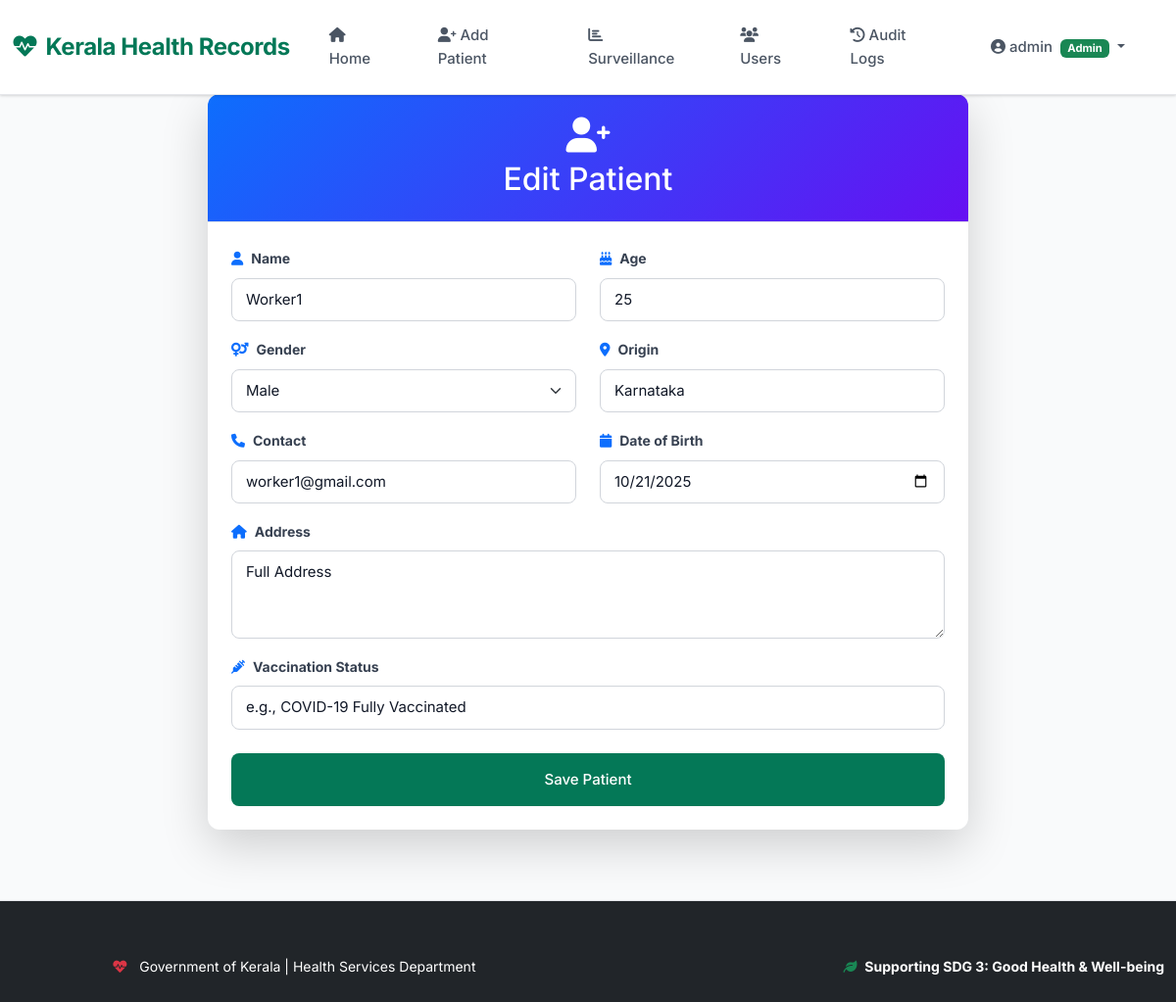
Page /edit_patient/1 (signed in) on the committed database.
### app.py (models this page shows)
class User(UserMixin, db.Model):
    id = db.Column(db.Integer, primary_key=True)
    username = db.Column(db.String(20), unique=True, nullable=False)
    email = db.Column(db.String(120), unique=True, nullable=False)
    password = db.Column(db.String(60), nullable=False)
    role = db.Column(db.String(20), nullable=False)  # 'admin', 'doctor', 'migrant'

class Patient(db.Model):
    id = db.Column(db.Integer, primary_key=True)
    name = db.Column(db.String(100), nullable=False)
    age = db.Column(db.Integer, nullable=False)
    gender = db.Column(db.String(10), nullable=False)
    origin = db.Column(db.String(100), nullable=False)
    contact = db.Column(db.String(20))
    dob = db.Column(db.Date)
    address = db.Column(db.Text)
    vaccination_status = db.Column(db.String(50))
    occupation = db.Column(db.String(50))
    arrival_date = db.Column(db.Date)
    employer = db.Column(db.String(100))
    user_id = db.Column(db.Integer, db.ForeignKey('user.id'))
    records = db.relationship('HealthRecord', backref='patient', lazy=True, cascade="all, delete-orphan")

### app.py (the view, shortened to what this page needs)
@app.route('/edit_patient/<int:patient_id>', methods=['GET', 'POST'])
@login_required
def edit_patient(patient_id):
    if current_user.role not in ['admin', 'doctor']: return redirect(url_for('home'))
    patient = Patient.query.get_or_404(patient_id)
    form = PatientForm(obj=patient)
    return render_template('add_patient.html', form=form, title='Edit Patient')

### app.py (called while the page is built)
@login_manager.user_loader
def load_user(user_id):
    return User.query.get(int(user_id))

### templates/add_patient.html (shortened to what this page needs)
{% extends "base.html" %}
{% block content %}
<div class="row justify-content-center mt-4">
    <div class="col-lg-8">
        <div class="card shadow-lg border-0">
            <div class="card-header text-center py-4" style="background: linear-gradient(135deg, #0d6efd, #6610f2);">
                <i class="fas fa-user-plus fa-2x text-white mb-2"></i>
                <h2 class="text-white mb-0">{{ title or 'Add Patient' }}</h2>
            </div>
            <div class="card-body p-4">
                <form method="POST" action="">
                    <div class="row">
                        <div class="col-md-6 mb-3">
                            <label class="form-label fw-bold">
                                <i class="fas fa-user me-2 text-primary"></i>{{ form.name.label.text }}
                            </label>
                            {{ form.name(class="form-control form-control-lg", placeholder="Full Name") }}
                        </div>
                        <div class="col-md-6 mb-3">
                            <label class="form-label fw-bold">
                                <i class="fas fa-birthday-cake me-2 text-primary"></i>{{ form.age.label.text }}
                            </label>
                            {{ form.age(class="form-control form-control-lg", placeholder="Age") }}
                        </div>
                    </div>
                    <div class="row">
                        <div class="col-md-6 mb-3">
                            <label class="form-label fw-bold">
                                <i class="fas fa-venus-mars me-2 text-primary"></i>{{ form.gender.label.text }}
                            </label>
                            {{ form.gender(class="form-select form-control-lg") }}
                        </div>
                        <div class="col-md-6 mb-3">
                            <label class="form-label fw-bold">
                                <i class="fas fa-map-marker-alt me-2 text-primary"></i>{{ form.origin.label.text }}
                            </label>
                            {{ form.origin(class="form-control form-control-lg", placeholder="Country/State of Origin") }}
                        </div>
                    </div>
                    <div class="row">
                        <div class="col-md-6 mb-3">
                            <label class="form-label fw-bold">
                                <i class="fas fa-phone me-2 text-primary"></i>{{ form.contact.label.text }}
                            </label>
                            {{ form.contact(class="form-control form-control-lg", placeholder="Contact Number") }}
                        </div>
                        <div class="col-md-6 mb-3">
                            <label class="form-label fw-bold">
                                <i class="fas fa-calendar me-2 text-primary"></i>{{ form.dob.label.text }}
                            </label>
                            {{ form.dob(class="form-control form-control-lg") }}
                        </div>
                    </div>
                    <div class="mb-3">
                        <label class="form-label fw-bold">
                            <i class="fas fa-home me-2 text-primary"></i>{{ form.address.label.text }}
                        </label>
                        {{ form.address(class="form-control form-control-lg", rows="3", placeholder="Full Address") }}
                    </div>
                    <div class="mb-4">
                        <label class="form-label fw-bold">
                            <i class="fas fa-syringe me-2 text-primary"></i>{{ form.vaccination_status.label.text }}
                        </label>
                        {{ form.vaccination_status(class="form-control form-control-lg", placeholder="e.g., COVID-19 Fully Vaccinated") }}
                    </div>
                    <div class="d-grid">
                        {{ form.submit(class="btn btn-primary btn-lg py-3") }}
                    </div>
                </form>
            </div>
        </div>
    </div>
</div>
{% endblock %}

### templates/base.html (shortened to what this page needs)
<!doctype html>
<html lang="en">
<head>
    <link href="https://cdn.jsdelivr.net/npm/bootstrap@5.3.0/dist/css/bootstrap.min.css" rel="stylesheet">
    <link href="https://cdnjs.cloudflare.com/ajax/libs/font-awesome/6.0.0/css/all.min.css" rel="stylesheet">
    <link href="{{ url_for('static', filename='css/style.css') }}" rel="stylesheet">
</head>
<body>
    <div class="sdg-badge">
    </div>
    <nav class="navbar navbar-expand-lg navbar-dark fixed-top">
        <div class="container-fluid">
            <a class="navbar-brand" href="{{ url_for('home') }}">
                <i class="fas fa-heartbeat me-2"></i>Kerala Health Records
            </a>
            <div class="collapse navbar-collapse" id="navbarNav">
                <ul class="navbar-nav me-auto">
                    <li class="nav-item">
                        <a class="nav-link" href="{{ url_for('home') }}"><i class="fas fa-home me-1"></i>Home</a>
                    </li>
                    {% if current_user.is_authenticated and current_user.role in ['admin', 'doctor'] %}
                    <li class="nav-item">
                        <a class="nav-link" href="{{ url_for('add_patient') }}"><i class="fas fa-user-plus me-1"></i>Add Patient</a>
                    </li>
                    {% endif %}
                    {% if current_user.is_authenticated and current_user.role == 'admin' %}
                    <li class="nav-item">
                        <a class="nav-link" href="{{ url_for('surveillance') }}"><i class="fas fa-chart-bar me-1"></i>Surveillance</a>
                    </li>
                    <li class="nav-item">
                        <a class="nav-link" href="{{ url_for('users') }}"><i class="fas fa-users me-1"></i>Users</a>
                    </li>
                    <li class="nav-item">
                        <a class="nav-link" href="{{ url_for('audit_logs') }}"><i class="fas fa-history me-1"></i>Audit Logs</a>
                    </li>
                    {% endif %}
                </ul>
                {% if current_user.is_authenticated %}
                <ul class="navbar-nav">
                    <li class="nav-item dropdown me-3">
                        <a class="nav-link dropdown-toggle" href="#" role="button" data-bs-toggle="dropdown">
                            <i class="fas fa-user-circle me-1"></i>{{ current_user.username }}
                            <span class="badge bg-{{ 'success' if current_user.role == 'admin' else 'primary' if current_user.role == 'doctor' else 'warning' }} ms-1">{{ current_user.role.title() }}</span>
                        </a>
                    </li>
                </ul>
                {% endif %}
            </div>
        </div>
    </nav>
    <div class="container mt-5 pt-4">
        {% block content %}{% endblock %}
    </div>
    <footer class="mt-5 py-4 bg-dark text-white">
        <div class="container">
            <div class="row">
                <div class="col-md-6">
                    <p class="mb-0"><i class="fas fa-heartbeat me-2 text-danger"></i>
                        Government of Kerala | Health Services Department
                    </p>
                </div>
                <div class="col-md-6 text-md-end">
                    <p class="mb-0">
                        <i class="fas fa-leaf me-1 text-success"></i>
                        <strong>Supporting SDG 3: Good Health & Well-being</strong>
                    </p>
                </div>
            </div>
        </div>
    </footer>
</body>
</html>

### static/css/style.css (style rules this page uses)
:root { --primary: #047857; --primary-dark: #065f46; --primary-light: #10b981; --accent: #f59e0b; --gray-50: #f9fafb; --gray-100: #f3f4f6; --gray-200: #e5e7eb; --gray-300: #d1d5db; --gray-600: #4b5563; --gray-700: #374151; --gray-900: #111827; --white: #ffffff; --success: #10b981; --danger: #ef4444; --warning: #f59e0b; --info: #3b82f6; }
* { margin: 0; padding: 0; box-sizing: border-box; }
body { font-family: 'Inter', -apple-system, BlinkMacSystemFont, sans-serif; background-color: var(--gray-50); color: var(--gray-900); line-height: 1.6; min-height: 100vh; }
.navbar { background: var(--white) !important; box-shadow: 0 1px 3px 0 rgba(0, 0, 0, 0.1), 0 1px 2px 0 rgba(0, 0, 0, 0.06) !important; padding: 1rem 0; border-bottom: 1px solid var(--gray-200); }
.navbar-brand { font-weight: 700; font-size: 1.5rem; color: var(--primary) !important; letter-spacing: -0.02em; }
.nav-link { color: var(--gray-600) !important; font-weight: 500; font-size: 0.9375rem; margin: 0 0.5rem; padding: 0.5rem 1rem !important; border-radius: 6px; transition: all 0.2s ease; }
.container { max-width: 1280px; margin-top: 2rem; }
.card { border: 1px solid var(--gray-200); border-radius: 12px; box-shadow: 0 1px 3px 0 rgba(0, 0, 0, 0.1), 0 1px 2px 0 rgba(0, 0, 0, 0.06); overflow: hidden; transition: box-shadow 0.2s ease; background: var(--white); margin-bottom: 1.5rem; }
.card-header { background: var(--white); color: var(--gray-900); font-weight: 600; font-size: 1.125rem; border-bottom: 1px solid var(--gray-200); padding: 1.25rem 1.5rem; }
.card-body { padding: 1.5rem; }
.form-label { color: var(--gray-700); font-weight: 500; font-size: 0.875rem; margin-bottom: 0.5rem; }
.form-control, .form-select { border: 1px solid var(--gray-300); border-radius: 8px; padding: 0.625rem 0.875rem; font-size: 0.9375rem; transition: all 0.2s ease; background-color: var(--white); color: var(--gray-900); }
.form-control::placeholder { color: var(--gray-400); }
.btn { border-radius: 8px; padding: 0.625rem 1.25rem; font-weight: 500; font-size: 0.9375rem; transition: all 0.2s ease; border: none; cursor: pointer; }
.btn-primary { background-color: var(--primary); color: var(--white); }
footer { background-color: var(--white); color: var(--gray-600); text-align: center; padding: 2rem 0; margin-top: 4rem; border-top: 1px solid var(--gray-200); font-size: 0.875rem; }
.mb-4 { margin-bottom: 1.5rem; }
.me-2 { margin-right: 0.5rem; }
.fas { display: inline-block; }
.sdg-badge { position: fixed; top: 20px; right: 20px; background-color: var(--primary); color: var(--white); padding: 0.5rem 1rem; border-radius: 20px; font-weight: 600; font-size: 0.875rem; box-shadow: 0 4px 6px -1px rgba(0, 0, 0, 0.1), 0 2px 4px -1px rgba(0, 0, 0, 0.06); z-index: 1000; }
* { -webkit-font-smoothing: antialiased; -moz-osx-font-smoothing: grayscale; }

### rows in the picture
User: username "admin", role "Admin"
Patient: name "Worker1", age "25", gender "Male", origin "Karnataka", contact "worker1@gmail.com", dob "10/21/2025"

### other values in the picture
{{ title or 'Add Patient' }} "Edit Patient"
